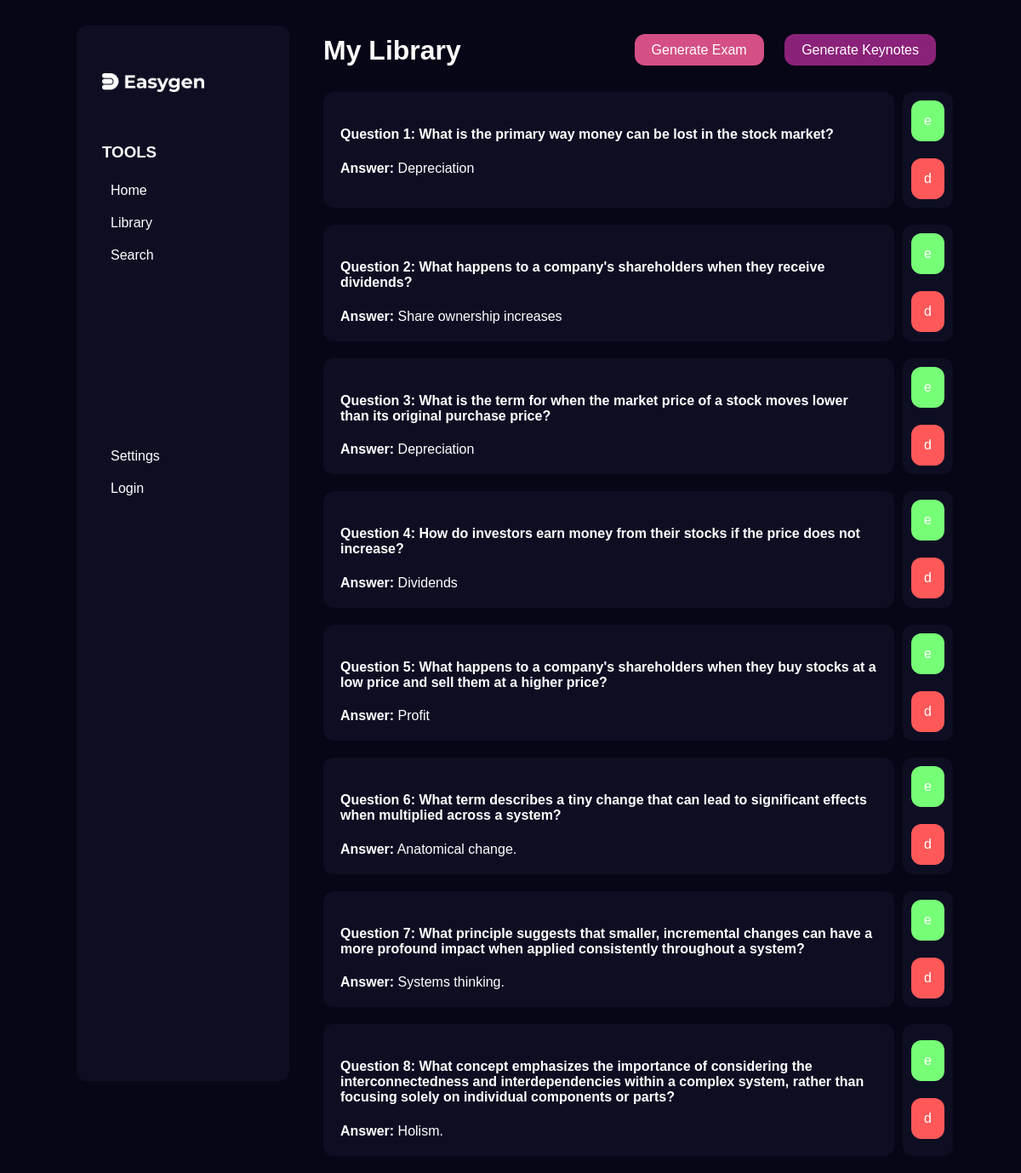
/library/5, run on the app's committed database.
### app/schema.py (models this page shows)
class Question(db.Model):
    __tablename__ = 'question'
    id = db.Column(db.Integer, primary_key=True)
    type = db.Column(db.String(20))
    question_text = db.Column(db.String(700))
    answer = db.Column(db.String(500))
    options = db.Column(db.JSON)
    question_set_id = db.Column(db.Integer, db.ForeignKey('question_set.id'))

### app/blueprints/library.py (the view, shortened to what this page needs)
@library.route('/library/<int:setId>', methods=['GET', 'POST'])
def library_questions(setId):
    if request.method == 'GET':
        question_set = QuestionSet.query.get(setId)
        if not question_set:
            return jsonify({'error': 'Question set not found'}), 404
        questions = [
            {
                'id': question.id,
                'type': question.type,
                'question_text': question.question_text,
                'answer': question.answer,
                'options': question.options
            }
            for question in question_set.questions
        ]
        return render_template('library_questions.html', generated_questions=questions)

### app/templates/library_questions.html (shortened to what this page needs)
{% extends 'layout/dashboard.html'%}
{% block content%}
<div class="my-library-container">
    <h1>My Library</h1>
    <div class="btn-container">
        <a class="btn" href="#">Generate Exam</a>
        <a class="btn" href="#">Generate Keynotes</a>
    </div>
</div>
    <div class="continue-card-container">
        {% for question in generated_questions %}
            <div class="question-card">
                <div class="continue-card action">
                    <div class="quill-container" id="question-answer-{{ loop.index }}">
                        <h4><strong>Question {{ loop.index }}:</strong> {{ question.question_text }}</h4>
                        <p><strong>Answer:</strong> {{ question.answer }}</p>
                    </div>
                </div>
                <div class="continue-card action">
                    <div class="update-question" data-question-id="{{ question.id }}">e</div>
                    <div class="delete-question" data-question-id="{{ question.id }}">d</div>
                </div>
            </div>
        {% endfor %}
    </div>
{% endblock %}

### app/static/css/dashboard.css (style rules this page uses)
body { background-color: #060617; font-family: 'Montserrat', sans-serif; width: 90%; margin: 0 auto; padding: 0; color: #fff; display: flex; }

### data on the page
Question: question_text "What is the primary way money can be lost in the stock market?", answer "Depreciation"
Question: question_text "What happens to a company's shareholders when they receive dividends?", answer "Share ownership increases"
Question: question_text "What is the term for when the market price of a stock moves lower than its original purchase price?", answer "Depreciation"
Question: question_text "How do investors earn money from their stocks if the price does not increase?", answer "Dividends"
Question: question_text "What happens to a company's shareholders when they buy stocks at a low price and sell them at a higher price?", answer "Profit"
Question: question_text "What term describes a tiny change that can lead to significant effects when multiplied across a system?", answer "Anatomical change."
Question: question_text "What principle suggests that smaller, incremental changes can have a more profound impact when applied consistently throughout a system?", answer "Systems thinking."
Question: question_text "What concept emphasizes the importance of considering the interconnectedness and interdependencies within a complex system, rather than focusing solely on individual components or parts?", answer "Holism."
